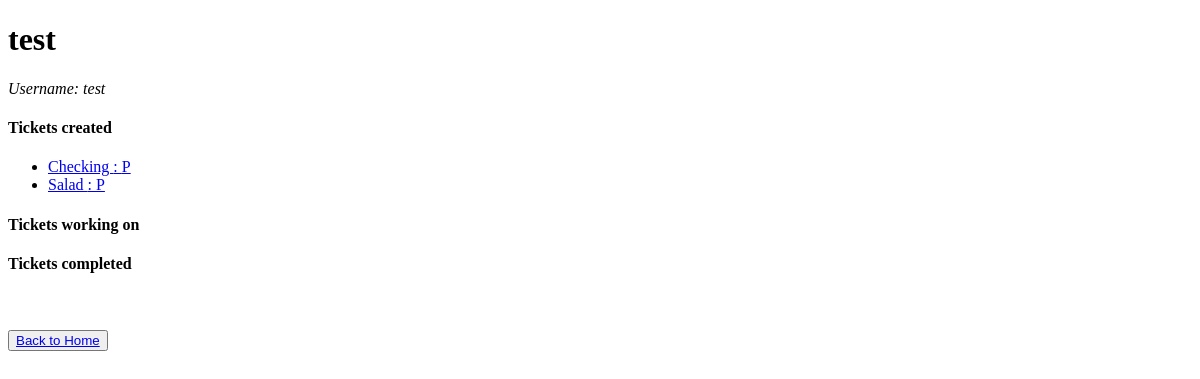
The app's page /user/2/ (signed in), older data.
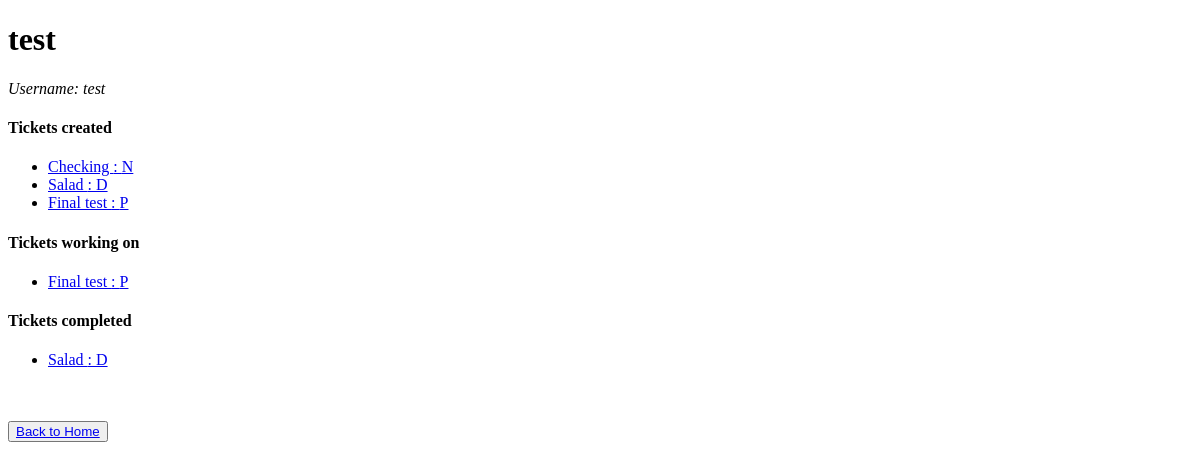
The same page, newer data.
### bugs_app/models.py (models this page shows)
class Ticket(models.Model):
    OPTIONS = (('N', 'New'), ('P', 'In Progress'), ('D', 'Done'), ('I', 'Invalid'))
    status = models.CharField(max_length=1, choices=OPTIONS)
    title = models.CharField(max_length=80)
    time_created = models.DateTimeField(default=timezone.now)
    description = models.TextField()
    creator = models.ForeignKey(MyUser, null=True, unique=False, related_name="creator", on_delete=models.SET_NULL)
    owner = models.ForeignKey(MyUser, null=True, unique=False, related_name="owner", on_delete=models.SET_NULL)
    last_owner = models.ForeignKey(MyUser, null=True, unique=False, related_name="last_owner", on_delete=models.SET_NULL)

### bugs_app/views.py (the view)
# urls.py: path('user/<int:user_id>/', views.user_detail_view),
@login_required
def user_detail_view(request, user_id):
    user = MyUser.objects.filter(id=user_id).first()
    tickets_created = Ticket.objects.filter(creator=user)
    tickets_working = Ticket.objects.filter(owner=user)
    tickets_completed = Ticket.objects.filter(last_owner=user)
    return render(request, "user_detail.html", {"user": user, "tickets_created": tickets_created, "tickets_working": tickets_working, "tickets_completed": tickets_completed})

### templates/user_detail.html (shortened to what this page needs)
<!DOCTYPE html>
<html lang="en">
  <head>
  </head>
  <body>
    <div>
      {% if not user %}
      <h2>The user you are looking for does not exist</h2>
      {% else %}
      <h1>{{ user.display_name }}</h1>
      <i>Username: {{ user.username }}</i>
      <div>
        <h4>Tickets created</h4>
        <ul>
          {% for ticket in tickets_created %} {% if ticket.creator == user %}
          <li>
            <a href="/ticket/{{ ticket.id }}/"
              >{{ticket.title}} : {{ticket.status}}</a
            >
          </li>
          {% endif %} {% endfor %}
        </ul>
      </div>
      <div>
        <h4>Tickets working on</h4>
        <ul>
          {% for ticket in tickets_working %} {% if ticket.owner == user %}
          <li>
            <a href="/ticket/{{ ticket.id }}/"
              >{{ticket.title}} : {{ticket.status}}</a
            >
          </li>
          {% endif %} {% endfor %}
        </ul>
      </div>
      <div>
        <h4>Tickets completed</h4>
        <ul>
          {% for ticket in tickets_completed %} {% if ticket.last_owner == user%}
          <li>
            <a href="/ticket/{{ ticket.id }}/"
              >{{ticket.title}} : {{ticket.status}}</a
            >
          </li>
          {% endif %} {% endfor %}
        </ul>
      </div>
      {% endif %}
    </div>
    <button>
      <a href="/">Back to Home</a>
    </button>
  </body>
</html>

Row changes from the older to the newer data that the page shows:
changed Ticket "Checking": status "P" → "N"
now on one of the page's lists (row edited): Ticket: title "Salad", status "D"
changed Ticket "Salad": status "P" → "D"
added Ticket: title "Final test", status "P"
